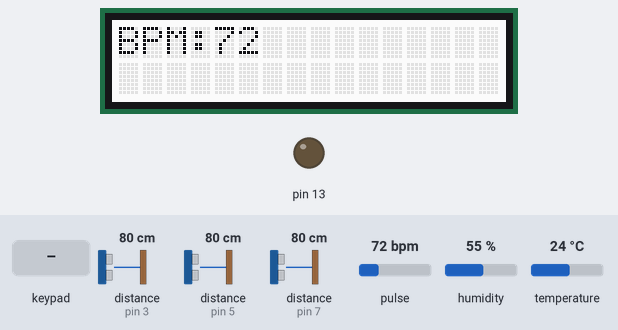
A sketch run on a simulated Arduino Uno, built with avr-gcc and run on an emulated ATmega328P. Parts: 16×2 character LCD, output pins drawn as LEDs (lit = HIGH). Wiring (inferred from the names in the program): 3 × ultrasonic range finder: trigger pin 4, echo pin 5 / trigger pin 6, echo pin 7 / trigger pin 10, echo pin 3. Dashed ring = blinking. The test bench sets the inputs (shaded band); at power-on: distance to the obstacle (sensors on pin 5, pin 3, pin 7) 80 cm, pulse 72 bpm, humidity 55 %, temperature 24 °C. The echo pulse lasts 58.3 µs per cm; pins used as bus, display or sensor lines are not drawn; what the sketch prints to the serial monitor is not drawn.

Above: at 1.2 s.
1.3 s: key 'D' pressed
At 2.4 s:
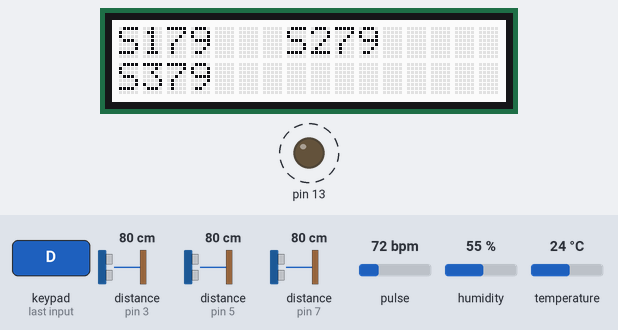
3.1 s: distance to the obstacle (sensor on pin 5) set to 2 cm
At 3.53 s:
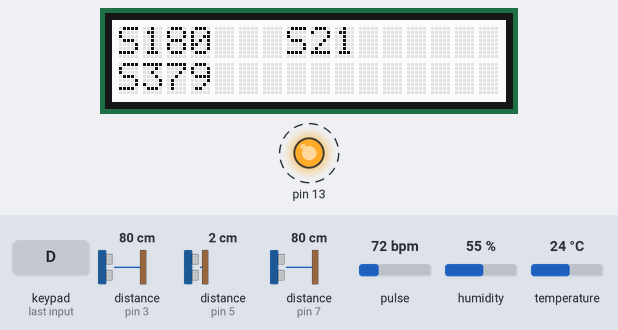
9.1 s: distance to the obstacle (sensor on pin 3) set to 18 cm
At 10.8 s:
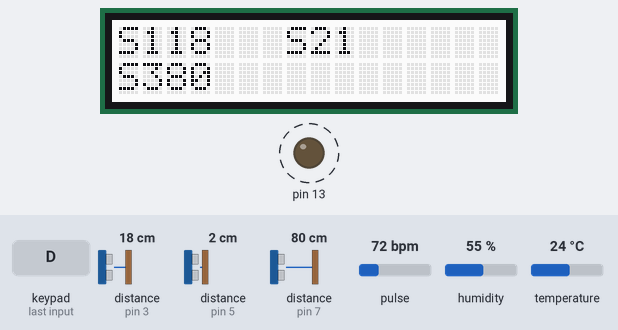
15.1 s: distance to the obstacle (sensor on pin 7) set to 9 cm
At 15.9 s:
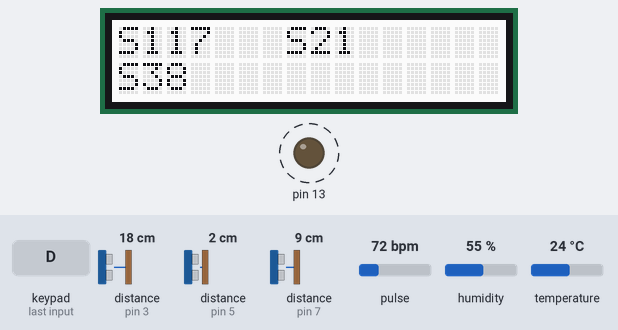
21.1 s: pulse set to 100 bpm
At 21.22 s:
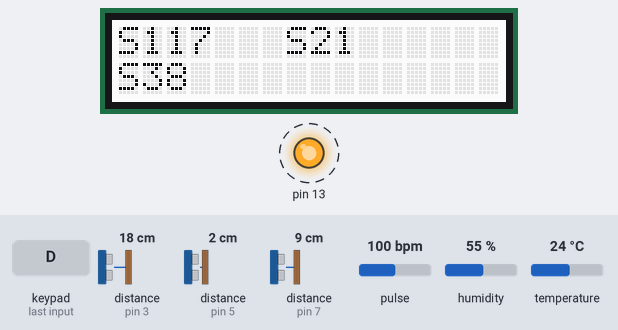
27.1 s: distance to the obstacle (sensor on pin 5) set to 18 cm
At 27.33 s:
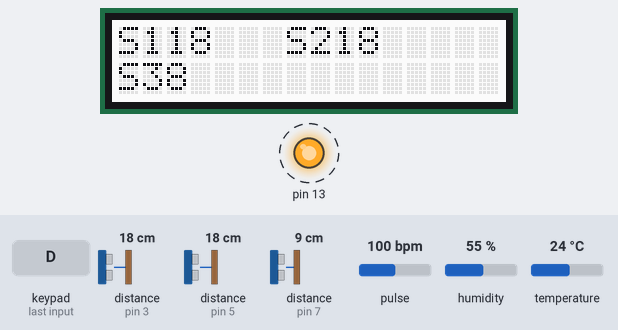
Timing chart, 0 to 34.1 s (numbered marks = the images above; inputs shaded):
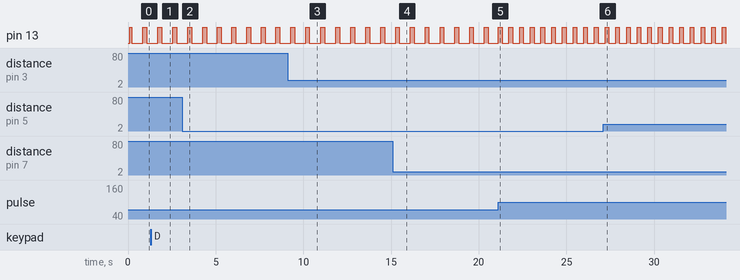

Measured:
- after the input at 1.3 s, the display: changes after 0.06 s (image 1)
- after the input at 3.1 s, the display: first changes after 0.06 s (image 2 shows a later state)
- after the input at 9.1 s, the display: changes at once (image 3)
- after the input at 21.1 s, pin 13: alternates HIGH for 0.21 s and LOW for 0.40 s, starting at once
- after the input at 27.1 s, the display: first changes at once (image 6 shows a later state)
- by itself, pin 13: alternates HIGH for 0.21 s and LOW for 0.63 s
- what the display in image 1 shows lasts 0.8 s, from 1.8 s to 2.6 s

The sketch:

Aurdino_Code.ino
```cpp
#include <Wire.h>
#include <Adafruit_RGBLCDShield.h>
#include <utility/Adafruit_MCP23017.h>
Adafruit_RGBLCDShield lcd = Adafruit_RGBLCDShield();
#include <DHT.h>;
#define USE_ARDUINO_INTERRUPTS true
#include <PulseSensorPlayground.h>


#define I2C_ADDR 0x3F
#define RED 0x1
#define YELLOW 0x3
#define GREEN 0x2
#define TEAL 0x6
#define BLUE 0x4
#define VIOLET 0x5
#define WHITE 0x7
#define DHTPIN 2
#define DHTTYPE DHT22
DHT dht(DHTPIN, DHTTYPE);
const int PulseWire = 0;
const int LED13 = 13;
int Threshold = 550;


PulseSensorPlayground pulseSensor;


int trigPin1=10;
int echoPin1=3;

int trigPin2=4;
int echoPin2=5;

int trigPin3=6;
int echoPin3=7;


int chk;
float hum;
float temp;


void setup() {

  Serial.begin(115200);
   pulseSensor.analogInput(PulseWire);
   pulseSensor.blinkOnPulse(LED13);
   pulseSensor.setThreshold(Threshold);


   if (pulseSensor.begin()) {
    Serial.println("We created a pulseSensor Object !");
   }
  dht.begin();

  lcd.begin(16, 2);
  lcd.setCursor(0,0);

  lcd.setCursor(0,1);
   lcd.setBacklight(WHITE);


  pinMode(trigPin1, OUTPUT);
  pinMode(echoPin1, INPUT);
  pinMode(trigPin2, OUTPUT);
  pinMode(echoPin2, INPUT);
  pinMode(trigPin3, OUTPUT);
  pinMode(echoPin3, INPUT);


}


uint8_t i=0;
uint8_t new_buttons=BUTTON_LEFT;


void loop() {


  uint8_t buttons = lcd.readButtons();
  if(buttons)
     new_buttons=buttons;


  hum= dht.readHumidity();
  temp= dht.readTemperature();

    long duration1, distance1;
  digitalWrite(trigPin1, LOW);
  delayMicroseconds(2);
  digitalWrite(trigPin1, HIGH);
  delayMicroseconds(10);
  digitalWrite(trigPin1, LOW);
  duration1 = pulseIn(echoPin1, HIGH);
  distance1 = (duration1/2) / 29.1;


  long duration2, distance2;
  digitalWrite(trigPin2, LOW);
  delayMicroseconds(2);
  digitalWrite(trigPin2, HIGH);
  delayMicroseconds(10);
  digitalWrite(trigPin2, LOW);
  duration2 = pulseIn(echoPin2, HIGH);
  distance2= (duration2/2) / 29.1;

  long duration3, distance3;
  digitalWrite(trigPin3, LOW);
  delayMicroseconds(2);
  digitalWrite(trigPin3, HIGH);
  delayMicroseconds(10);
  digitalWrite(trigPin3, LOW);
  duration3 = pulseIn(echoPin3, HIGH);
  distance3= (duration3/2) / 29.1;


  if (new_buttons) {
    lcd.clear();
    lcd.setCursor(0,0);
    if (new_buttons & BUTTON_UP) {
      lcd.print("Humidity:");
      lcd.print(hum);
      lcd.setCursor(0,1);
      lcd.print("Temperture:");
      lcd.print(temp);
      lcd.setBacklight(RED);
    }
       if (new_buttons & BUTTON_DOWN) {
       lcd.clear();
       lcd.setCursor(0,0);
       lcd.print("S1");
       lcd.print(distance1);
       lcd.setCursor(7,0);
       lcd.print("S2");
       lcd.print(distance2);
       lcd.setCursor(0,1);
       lcd.print("S3");
       lcd.print(distance3);

      }
      int myBPM = pulseSensor.getBeatsPerMinute();


if (pulseSensor.sawStartOfBeat()) {
 Serial.println("♥  A HeartBeat Happened ! ");
 Serial.print("BPM: ");
 Serial.println(myBPM);
}


        if (new_buttons & BUTTON_LEFT){
            lcd.setCursor(0,0);
            lcd.print("BPM:");
            lcd.print(myBPM);

        }

  Serial.print ( "Sensor1  ");
    Serial.print ( distance1);
    Serial.println("cm");
    Serial.print("Sensor2  ");
    Serial.print(distance2);
    Serial.println("cm");
    Serial.print("Sensor3  ");
    Serial.print(distance3);
    Serial.println("cm");


      }
}
```
